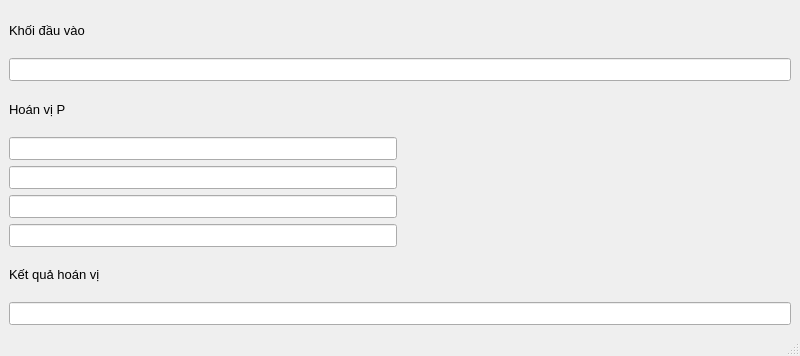
<?xml version="1.0" encoding="UTF-8"?>
<ui version="4.0">
 <class>MainWindow5</class>
 <widget class="QMainWindow" name="MainWindow5">
  <property name="geometry">
   <rect>
    <x>0</x>
    <y>0</y>
    <width>800</width>
    <height>356</height>
   </rect>
  </property>
  <property name="windowTitle">
   <string>DES ENCRYPT</string>
  </property>
  <widget class="QWidget" name="centralwidget">
   <layout class="QGridLayout" name="gridLayout_2">
    <item row="0" column="0">
     <layout class="QGridLayout" name="gridLayout">
      <item row="1" column="0" colspan="2">
       <widget class="QLineEdit" name="kdvP">
        <property name="font">
         <font>
          <pointsize>10</pointsize>
         </font>
        </property>
        <property name="text">
         <string/>
        </property>
        <property name="alignment">
         <set>Qt::AlignCenter</set>
        </property>
        <property name="readOnly">
         <bool>true</bool>
        </property>
       </widget>
      </item>
      <item row="8" column="0" colspan="2">
       <widget class="QLineEdit" name="kdrP">
        <property name="font">
         <font>
          <pointsize>10</pointsize>
         </font>
        </property>
        <property name="text">
         <string/>
        </property>
        <property name="alignment">
         <set>Qt::AlignCenter</set>
        </property>
        <property name="readOnly">
         <bool>true</bool>
        </property>
       </widget>
      </item>
      <item row="0" column="0">
       <widget class="QLabel" name="label">
        <property name="font">
         <font>
          <pointsize>10</pointsize>
         </font>
        </property>
        <property name="text">
         <string>Khối đầu vào</string>
        </property>
       </widget>
      </item>
      <item row="6" column="0">
       <widget class="QLineEdit" name="P_4">
        <property name="font">
         <font>
          <pointsize>10</pointsize>
         </font>
        </property>
        <property name="text">
         <string/>
        </property>
        <property name="alignment">
         <set>Qt::AlignCenter</set>
        </property>
        <property name="readOnly">
         <bool>true</bool>
        </property>
       </widget>
      </item>
      <item row="3" column="1">
       <spacer name="horizontalSpacer">
        <property name="orientation">
         <enum>Qt::Horizontal</enum>
        </property>
        <property name="sizeHint" stdset="0">
         <size>
          <width>40</width>
          <height>20</height>
         </size>
        </property>
       </spacer>
      </item>
      <item row="3" column="0">
       <widget class="QLineEdit" name="P_1">
        <property name="font">
         <font>
          <pointsize>10</pointsize>
         </font>
        </property>
        <property name="text">
         <string/>
        </property>
        <property name="alignment">
         <set>Qt::AlignCenter</set>
        </property>
        <property name="readOnly">
         <bool>true</bool>
        </property>
       </widget>
      </item>
      <item row="5" column="0">
       <widget class="QLineEdit" name="P_3">
        <property name="font">
         <font>
          <pointsize>10</pointsize>
         </font>
        </property>
        <property name="text">
         <string/>
        </property>
        <property name="alignment">
         <set>Qt::AlignCenter</set>
        </property>
        <property name="readOnly">
         <bool>true</bool>
        </property>
       </widget>
      </item>
      <item row="4" column="0">
       <widget class="QLineEdit" name="P_2">
        <property name="font">
         <font>
          <pointsize>10</pointsize>
         </font>
        </property>
        <property name="text">
         <string/>
        </property>
        <property name="alignment">
         <set>Qt::AlignCenter</set>
        </property>
        <property name="readOnly">
         <bool>true</bool>
        </property>
       </widget>
      </item>
      <item row="7" column="0">
       <widget class="QLabel" name="label_3">
        <property name="font">
         <font>
          <pointsize>10</pointsize>
         </font>
        </property>
        <property name="text">
         <string>Kết quả hoán vị</string>
        </property>
       </widget>
      </item>
      <item row="2" column="0">
       <widget class="QLabel" name="label_2">
        <property name="font">
         <font>
          <pointsize>10</pointsize>
         </font>
        </property>
        <property name="text">
         <string>Hoán vị P</string>
        </property>
       </widget>
      </item>
     </layout>
    </item>
   </layout>
  </widget>
  <widget class="QMenuBar" name="menubar">
   <property name="geometry">
    <rect>
     <x>0</x>
     <y>0</y>
     <width>800</width>
     <height>26</height>
    </rect>
   </property>
  </widget>
  <widget class="QStatusBar" name="statusbar"/>
 </widget>
 <resources/>
 <connections/>
</ui>
